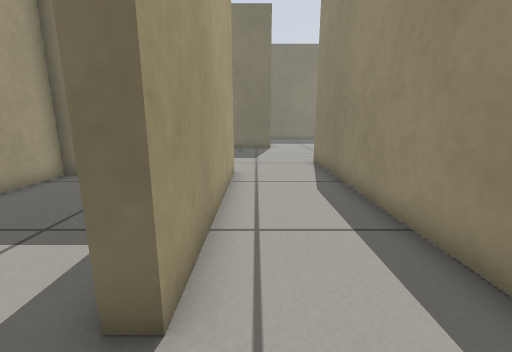
view 1 (above)

16 first-person views from a walk through a Gazebo world. The camera is 0.5 m above the floor, tilts 12° down and sees 90° across. The floor is counted in squares, 0.25 m on a side. Each view is taken from the middle of a square. On the plan, view 1 faces up. The plan holds only what a view shows up to about 16 squares ahead; the rest is blank.

view 2
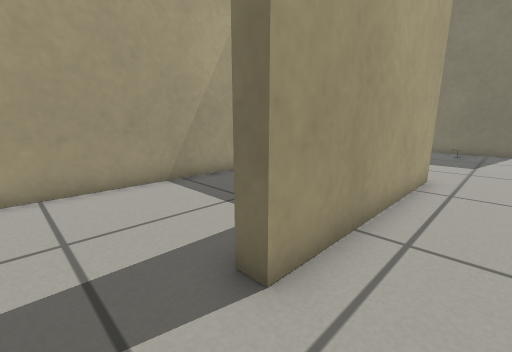

view 3
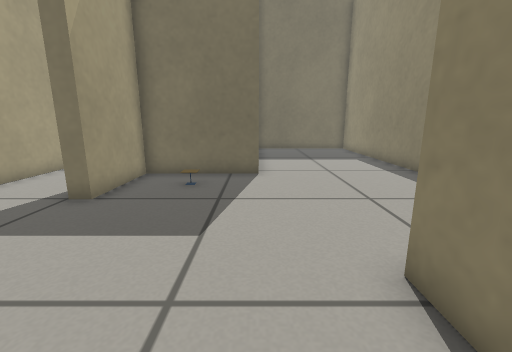

view 4
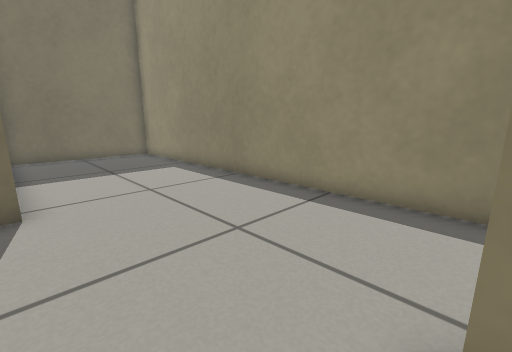

view 5
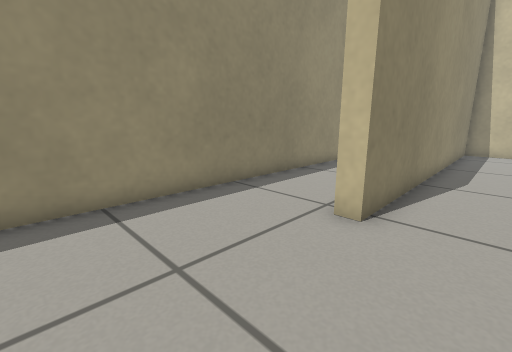

view 6
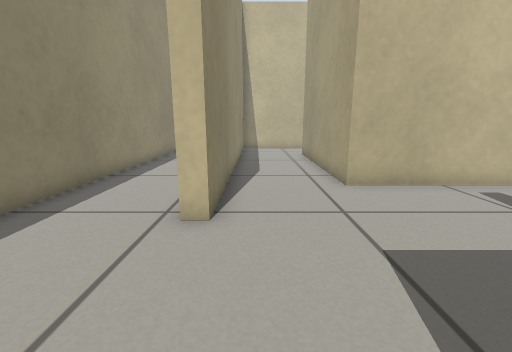

view 7
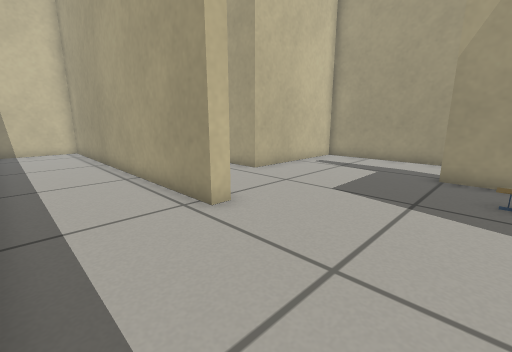

view 8
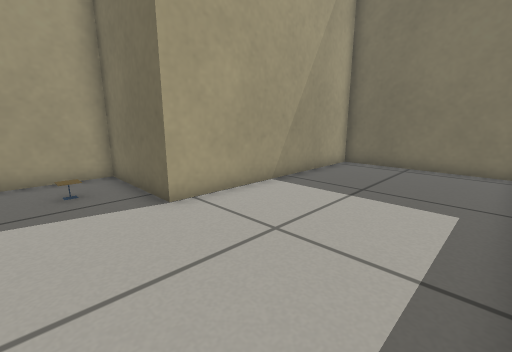

view 9
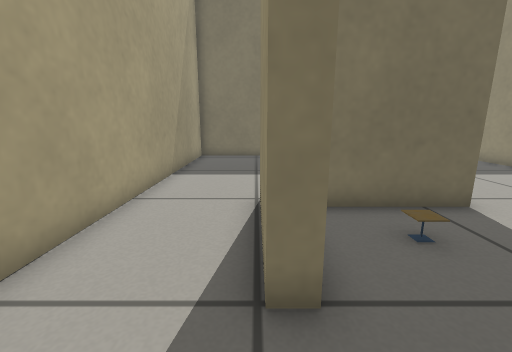

view 10
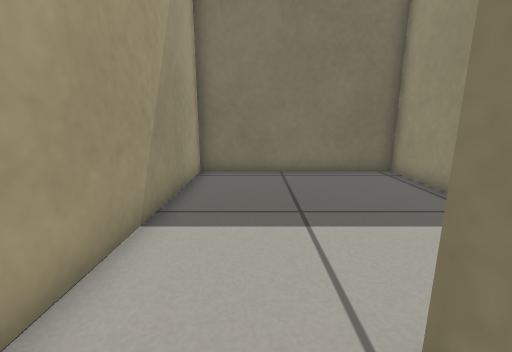

view 11
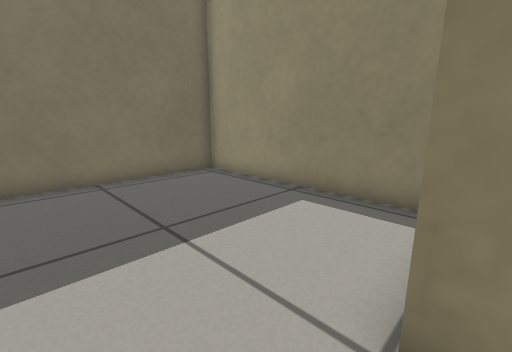

view 12
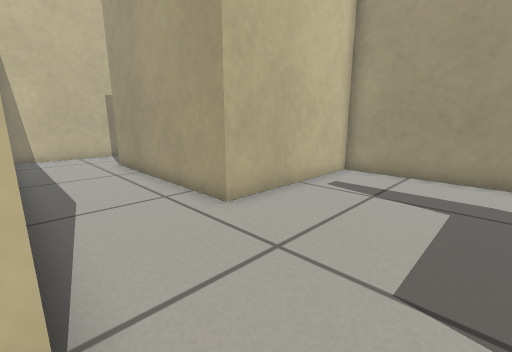

view 13
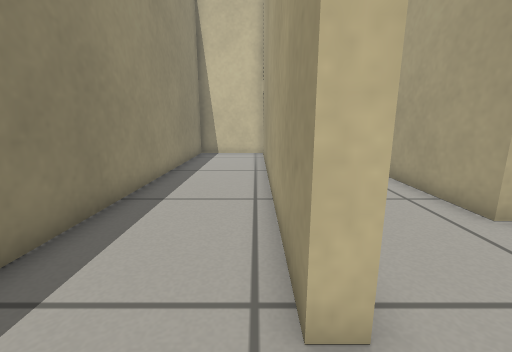

view 14
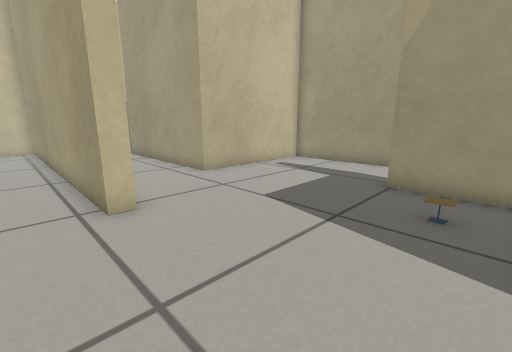

view 15
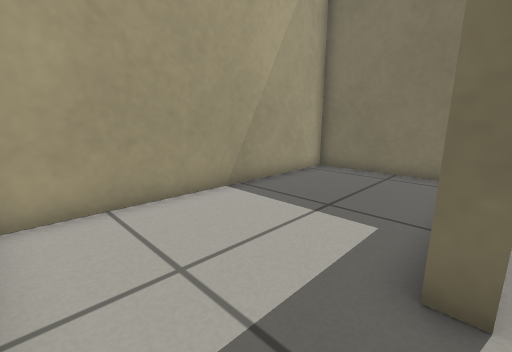

view 16
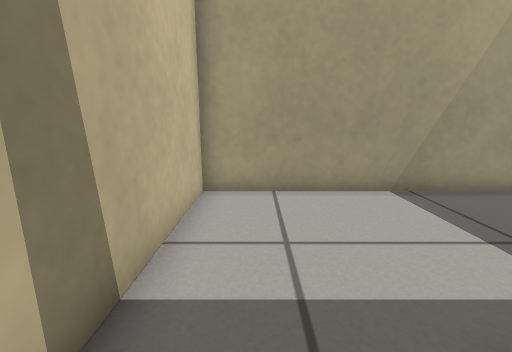

### Floor plan
Ten units are one square. View 1 is at (0, 0); x grows to the right and y downward. Boxes are objects, and circles mark ways between rooms. Rooms are numbered by the first view taken in them; rooms with no view inside come last. Other rooms are left out.
<svg viewBox="-78 -297 158 318">
<path fill="none" stroke="#000" d="M-24 -101 -9 -101 -9 -21M-4 16 30 16 30 -130 36 -130 36 16 75 16 75 -292 11 -292 11 -198 -33 -198 -33 -164M5 -212 5 -292 -73 -292 -73 -101 -24 -101M-33 -164 -39 -164 -39 -205M-9 -21 -15 -21M-25 -95 -73 -95 -73 16 -4 16"/>
<rect x="-15" y="-185" width="10" height="10" fill="#bbb"><title>cafe table</title></rect>
<circle cx="-35" cy="-135" r="3" fill="#2a7"/>
<circle cx="-10" cy="-5" r="3" fill="#2a7"/>
<text x="40" y="-130">1</text>
<text x="-40" y="-210">2</text>
<text x="-40" y="-40">3</text>
</svg>
Room 1 opens to room 2. Room 1 opens to room 3.

Where each view was taken, in squares from view 1:
view 1: 0 up, 0 right, facing up
view 2: 0 up, 1 right, facing up-left
view 3: 10 up, 1 right, facing up
view 4: 13 up, 1 right, facing up-right
view 5: 18 up, 1 right, facing down-right
view 6: 18 up, 2 right, facing down
view 7: 18 up, 7 right, facing down-left
view 8: 17 up, 7 right, facing up-left
view 9: 14 up, 4 left, facing up
view 10: 19 up, 5 left, facing up
view 11: 20 up, 6 left, facing up-right
view 12: 15 up, 3 right, facing down-left
view 13: 15 up, 4 right, facing down
view 14: 19 up, 5 right, facing down-left
view 15: 1 down, 1 left, facing up-left
view 16: 0 up, 0 right, facing left
